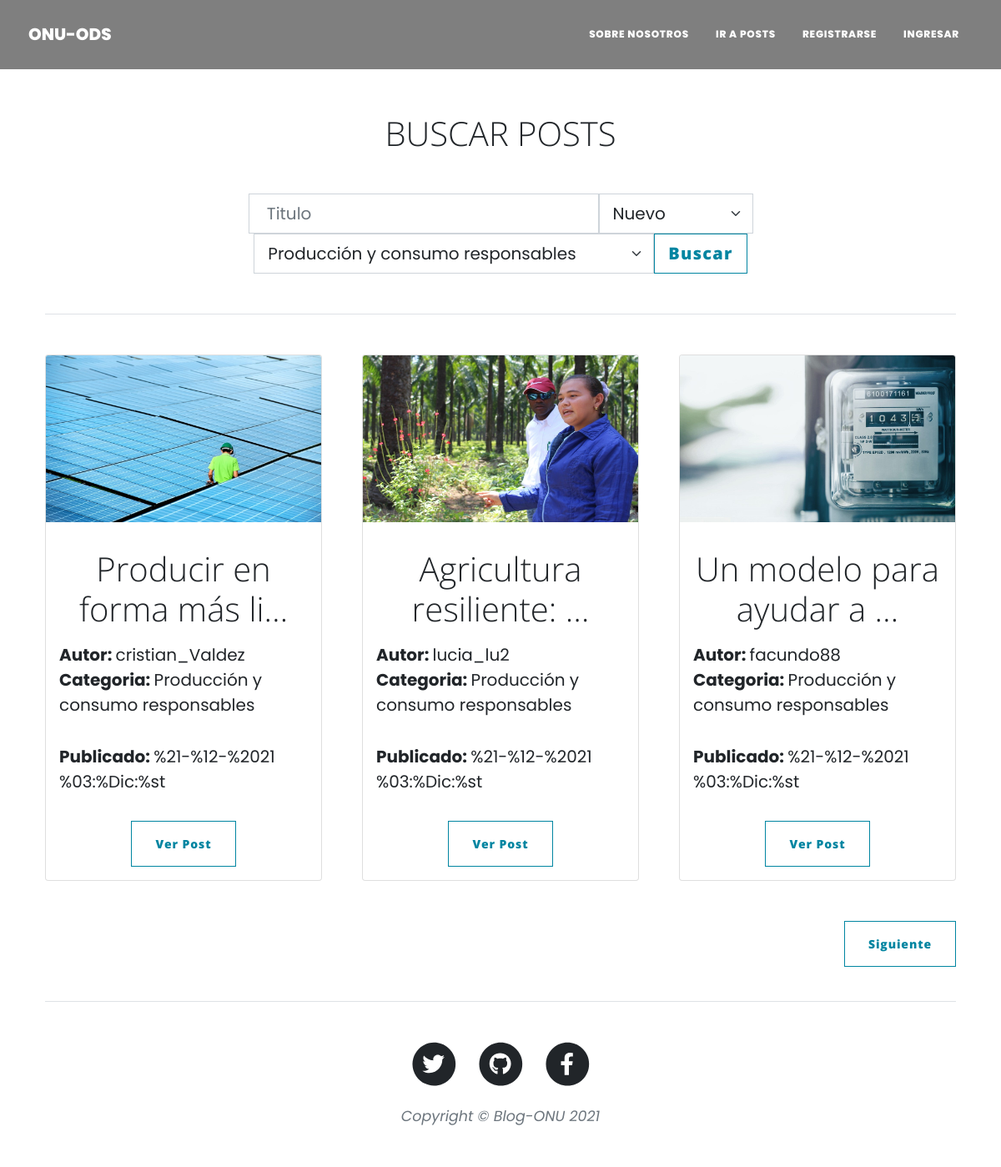
The app's page /posts/?titulo=&orden=nuevo&categoria=12 with its own data.
### apps/post/models.py (models this page shows, shortened)
class Post(models.Model):
    titulo = models.CharField(max_length=300)
    contenido = models.TextField(max_length=10000)
    imagen = models.ImageField(upload_to="post/", null = True)
    autor = models.ForeignKey(User, on_delete = models.CASCADE, default=1)
    fecha_creado = models.DateTimeField(auto_now_add=True, null=True)
    fecha_modificado = models.DateTimeField(auto_now=True)
    categoria = models.ForeignKey(Categoria, on_delete = models.SET_NULL, null=True)
    permitir_comentarios = models.BooleanField(default = True)

class Categoria(models.Model):
    titulo = models.CharField(max_length=45)
    def __str__(self):
        return self.titulo

### apps/post/views.py (the view)
# urls.py: path('posts/', views.listar_posts, name = 'listar_posts'),
def listar_posts(request):
    search_form = BusquedaPost(request.GET or None)
    if search_form.is_valid():
        filtro_titulo = request.GET.get("titulo", "")
        orden_post = request.GET.get("orden", None)
        param_categorias = request.GET.get("categoria")
        posts = Post.objects.filter(titulo__icontains = filtro_titulo)
        if param_categorias:
            posts = posts.filter(categoria__id = param_categorias)  # era categoria__id__in y no funcionaba
        if orden_post == "titulo":
            posts= posts.order_by("titulo")
        elif orden_post == "comentarios":
            lista = []
            for post in posts:
                if post.cant_comentarios() > 0:
                    lista.append(post.id)
            posts= posts.filter(id__in = lista)         #filtra los posts que tienen comentarios
        elif orden_post == "antiguo":
            posts= posts.order_by("fecha_creado")
        elif orden_post == "nuevo":
            posts= posts.order_by("-fecha_creado")
    else:
        posts = Post.objects.all()
    paginator = Paginator(posts, 3)
    num_pagina = request.GET.get('page')
    pagina_actual = paginator.get_page(num_pagina)
    contexto = {"search_form":search_form,
                'posts': pagina_actual,
                }
    template = "post/listar_posts.html"
    return render(request, template ,contexto)

### apps/post/forms.py
class BusquedaPost(forms.Form):
    titulo = forms.CharField(max_length=30, required = False)
    ORDER_OPCIONES = (
        ("titulo", "Titulo"),
        ("comentarios", "Comentarios"),
        ("Fecha",(
            ("antiguo", "Antiguo"),
            ("nuevo", "Nuevo"))
        ))
    orden = forms.ChoiceField(choices=ORDER_OPCIONES, widget=forms.Select, required = False, initial="titulo")
    categoria = forms.ModelChoiceField(queryset=Categoria.objects.all(), widget=forms.Select, required = False, empty_label="Seleccionar categoria")
    def __init__(self, *args, **kwargs):
        super(BusquedaPost, self).__init__(*args, **kwargs)
        self.fields["titulo"].widget.attrs.update({'class':'form-control form-control-lg', 'placeholder':' Titulo', 'type':'text'})
        self.fields["orden"].widget.attrs.update({'select class':'form-select form-select-lg'})
        self.fields["categoria"].widget.attrs.update({ 'select class':'form-select form-select-lg'})

### apps/post/templates/post/listar_posts.html (shortened to what this page needs)
{% extends 'index.html' %}
{% block contenido %}
<br>
<br>
<br>
<br>
<div class="container px-4 px-lg-">
    <div class="row gx-4 gx-lg-5 justify-content-center">
        <div class="text-center">
            <h1 class="display-6 my-3" >BUSCAR POSTS</h1>
            <form method = "GET" action="">
                <div class="container mt-5">
                    <ul class="nav justify-content-center">
                        <li class="nav-item" aria-label=".form-control-lg example">
                            {{search_form.titulo}}
                        </li>
                        <li class="nav-item">
                            <div class="btn-group">
                                <div class="text-center">
                                    {{search_form.orden}}
                                </div>
                            </div>
                        </li>
                        <li class="nav-item">
                            <div class="btn-group">
                                <div class="text-center">
                                    {{search_form.categoria}}
                                </div>
                            </div>
                        </li>
                        <li class="nav-item">
                            <input class="btn btn-outline-primary dropdown-toggle btn-lg" type='submit' value="Buscar">
                        </li>
                    </ul>
                </div>
            </form>
            <hr class="my-5" />
        </div>
        {% for post in posts %}
        <div class="col-sm-6 col-md-4">
            <div class="card">
                {% if post.imagen.url == 'media/imagen' %}
                    {% load static %}
                {% else %}
                    <a href="{%url 'ver_post' post.id%}"><img src="{{post.imagen.url}}" class="card-img-top" height="200px" alt="{{post.titulo}}"></a>
                {% endif %}
                <div class="card-body">
                    <div class="text-center">
                        <h3 class="display-6 my-3">{{ post.titulo | truncatechars:25 }}</h3>
                    </div>
                    <h7><b>Autor: </b><a href="{%url 'perfil' post.autor.id %}">{{ post.autor }}</a></h7><br>
                    <h7><b>Categoria: </b><a href="/posts/?titulo=&orden=nuevo&categoria={{post.categoria.id}}">{{post.categoria}}</a></h7><br>
                    <p><b>Publicado: </b> {{post.fecha_creado}}</p>
                    <div class="text-center">
                        <a href="{%url 'ver_post' post.id%}" class="btn btn-outline-primary">Ver Post</a>
                    </div>
                </div>
            </div>
        </div>
        {% endfor %}
        <div class="mt-5">
            <div class="position-relative">
                {% if posts.has_next %}
                    <div class="position-absolute top-0 end-0" >
                        <a href="{% url 'listar_posts' %}?page={{posts.next_page_number}}&titulo={{search_form.titulo.value|default_if_none:''}}&orden={{search_form.orden.value}}&categoria={{search_form.categoria.value|default_if_none:''}}"><button  class="btn btn-outline-primary" type="button">Siguiente</button></a>
                    </div>
                {% endif %}
            </div>
        </div>
        <div class="mt-5">
{% endblock contenido %}

### records on screen
Post: imagen (picture), titulo "Producir en forma más li…", autor "cristian_Valdez", categoria "Producción y consumo responsables", fecha_creado "%21-%12-%2021 %03:%Dic:%st"
Post: imagen (picture), titulo "Agricultura resiliente: …", autor "lucia_lu2", categoria "Producción y consumo responsables", fecha_creado "%21-%12-%2021 %03:%Dic:%st"
Post: imagen (picture), titulo "Un modelo para ayudar a …", autor "facundo88", categoria "Producción y consumo responsables", fecha_creado "%21-%12-%2021 %03:%Dic:%st"
